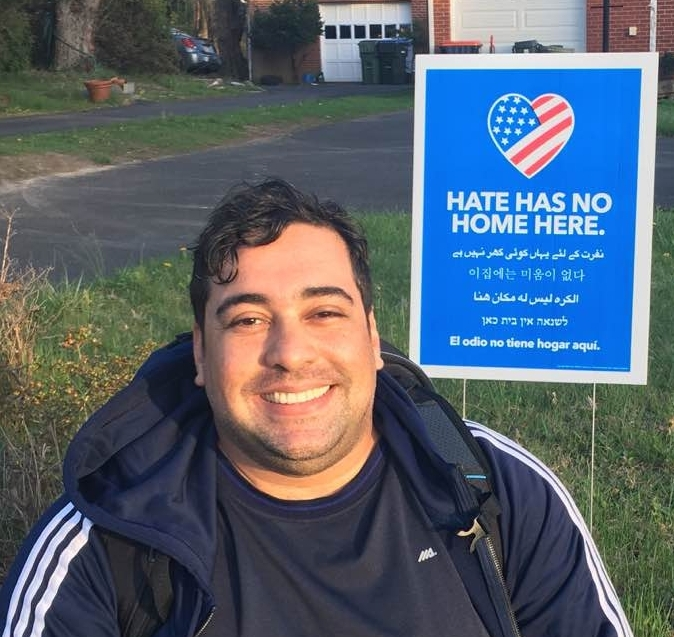
//> input picture Chapter 14/my_image.jpg, 674 x 637 px
$ ./face_detection   (built with g++ and OpenCV 4)
//> lines starting //> are read from the running program, lines starting //| are printed output that depends on the picture; after the words box and inside, x2 and y2 are one past the last pixel; in counts of white or black regions, pixels touching at a corner belong together
//> further down, image is the input picture: 637 rows x 674 cols, CV_8UC3; mean B, G, R 111.4, 98.2, 86.8
#include <iostream>

#include <opencv2/opencv.hpp>

void detect_face(cv::Mat &image, cv::CascadeClassifier &face_detector)
{
    cv::Mat gray;
    cv::cvtColor(image, gray, cv::COLOR_BGR2GRAY);
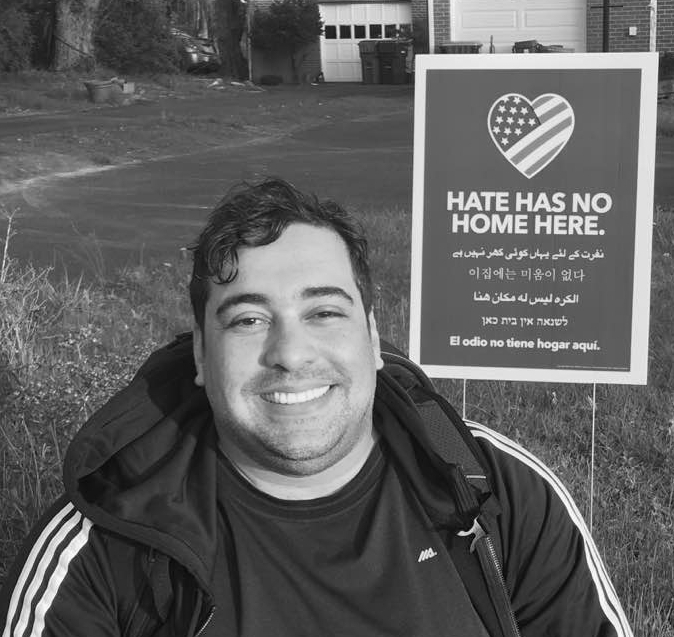
//> gray: 637 rows x 674 cols, CV_8UC1; min 1, max 254, mean 96.3
    cv::equalizeHist(gray, gray);
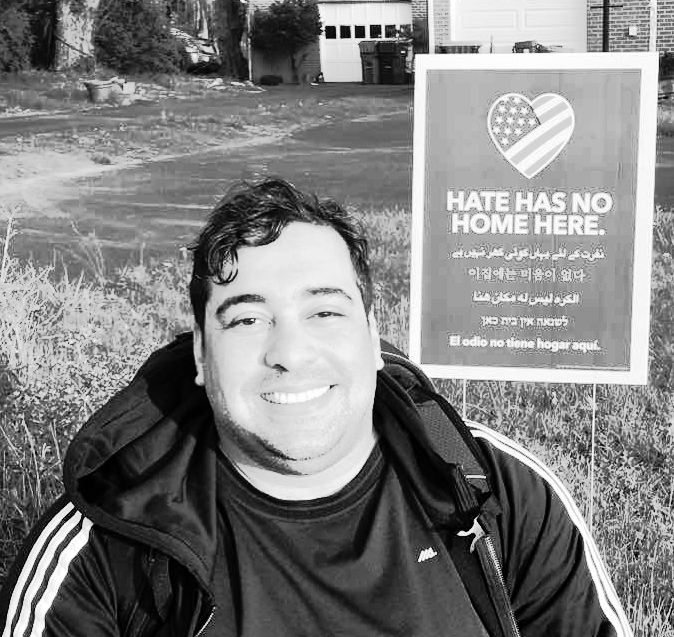
//> gray: 637 rows x 674 cols, CV_8UC1; min 0, max 255, mean 128.6

    std::vector<cv::Rect> faces;
    face_detector.detectMultiScale(gray, faces);
//> faces = 1 Rect (x, y, width, height): [189, 237, 198, 198]
    cv::Mat dest = image.clone();
    for (int i = 0; i < faces.size(); i++) {
        cv::Rect &face = faces[i];
        cv::rectangle(dest, cv::Point(face.x, face.y), cv::Point(face.x + face.width, face.y + face.height), cv::Scalar(0, 0, 255), 4);
    }
//> this loop made 1 pass
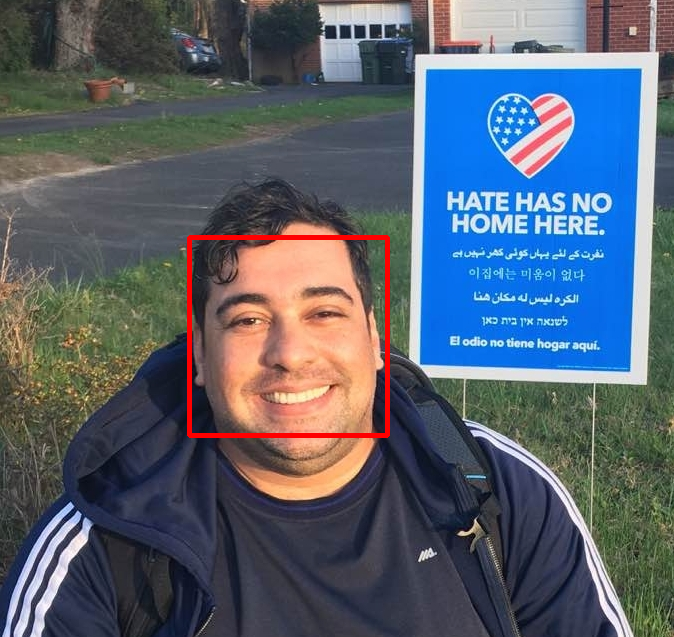
//> dest: 637 rows x 674 cols, CV_8UC3; 0.92% of pixels changed, all inside (x1, y1, x2, y2) = (187, 235, 390, 438)
    imshow("Face detection", dest);
    cv::waitKey();
}

int main(int, char**) {

    std::string haar_cascade_path = "../haarcascade_frontalface_alt.xml";
    cv::CascadeClassifier face_detector;
    if(!face_detector.load(haar_cascade_path)) {
        throw std::invalid_argument("Haar cascade file not found");
    }

    std::string image_path = "../my_image.jpg";
    // std::string image_path = "../my_image_90.jpg";
    cv::Mat image = cv::imread(image_path, cv::IMREAD_COLOR);
    if(image.empty()) {
        throw std::invalid_argument("Image file not found");
    }

    detect_face(image, face_detector);

    return 0;
}

$ run again, with Chapter 14/my_image_90.jpg copied over Chapter 14/my_image.jpg
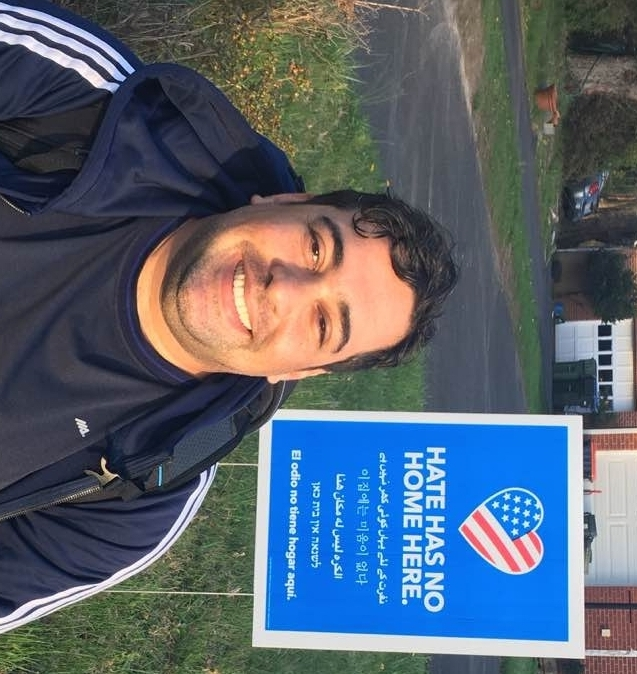
//> input picture Chapter 14/my_image_90.jpg, 637 x 674 px
//> image is the input picture: 674 rows x 637 cols, CV_8UC3; mean B, G, R 111.2, 98.2, 86.8
//> in detect_face, `cv::cvtColor(image, gray, cv::COLOR_BGR2GRAY);`:
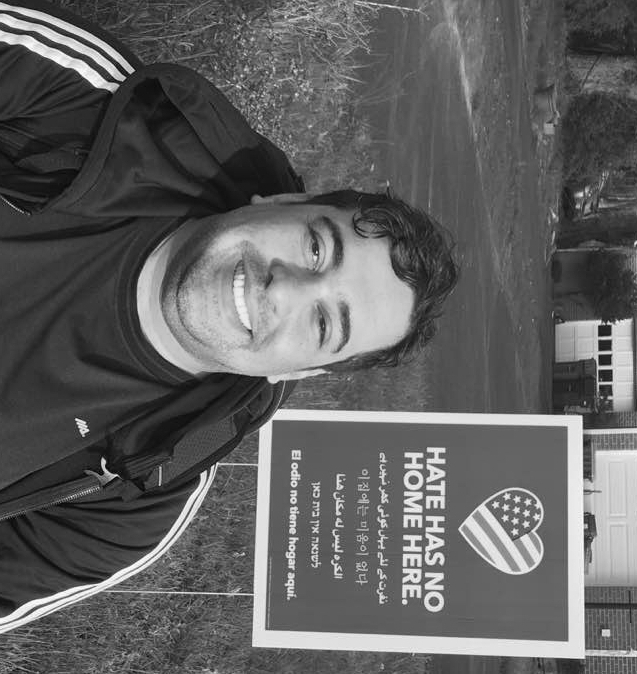
//> gray: 674 rows x 637 cols, CV_8UC1; min 1, max 254, mean 96.3
//> in detect_face, `cv::equalizeHist(gray, gray);`:
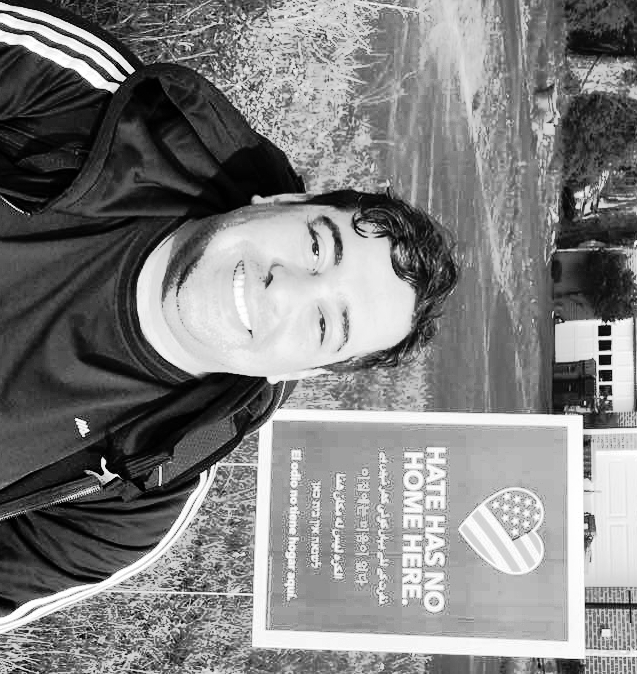
//> gray: 674 rows x 637 cols, CV_8UC1; min 0, max 255, mean 128.6
//> faces = empty
